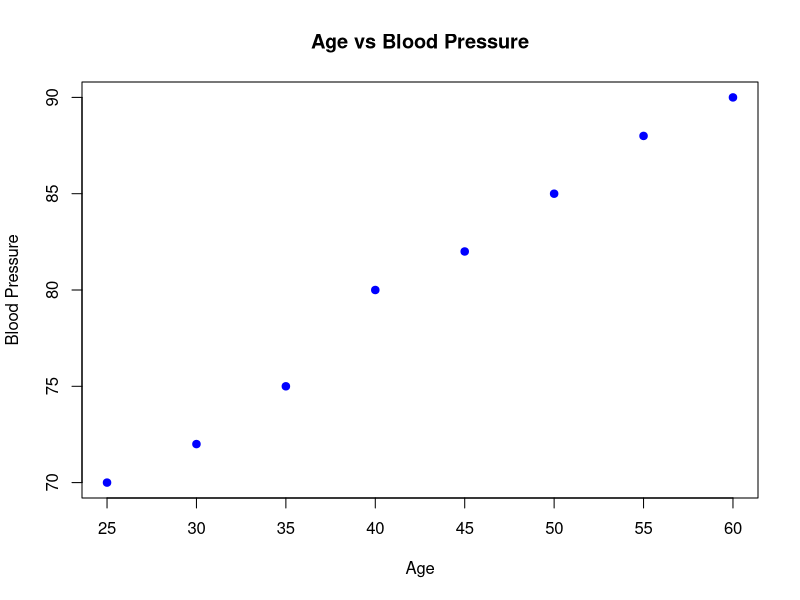
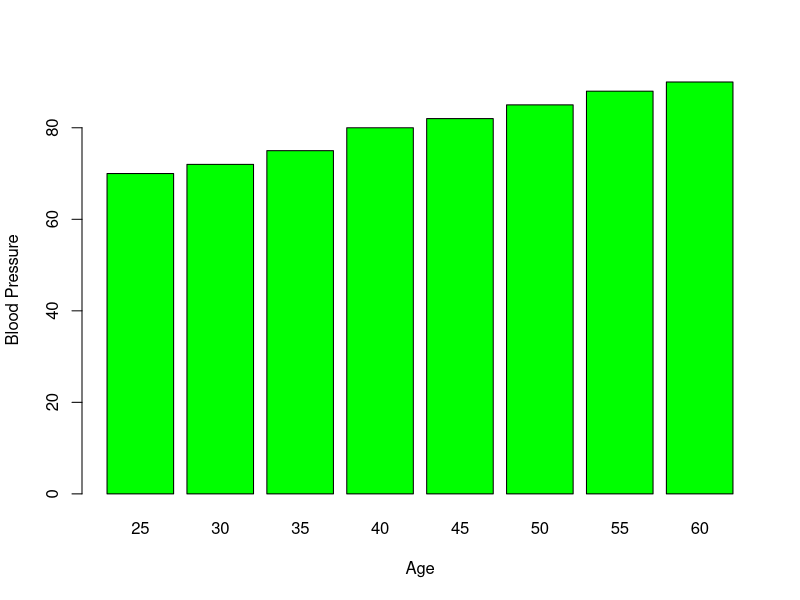

Write R code to recreate these figures, in order.
diabetes <- data.frame(
  Age=c(25,30,35,40,45,50,55,60),
  BloodPressure=c(70,72,75,80,82,85,88,90)
)

plot(diabetes$Age,
     diabetes$BloodPressure,
     pch=19,
     col="blue",
     xlab="Age",
     ylab="Blood Pressure",
     main="Age vs Blood Pressure")

barplot(diabetes$BloodPressure,
        names.arg=diabetes$Age,
        col="green",
        xlab="Age",
        ylab="Blood Pressure")
